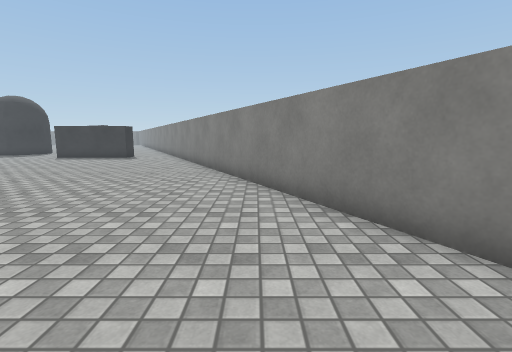
View 1 (above)

22 first-person views from a walk through a Unity game level. The camera is 1.2 m above the floor, tilts 8° down and sees 85° across. The floor is counted in squares, 1 m on a side. Each view is taken from the middle of a square. On the plan, view 1 faces up. The plan holds only what a view shows up to about 13 squares ahead; the rest is blank. The place goes on beyond the plan. Surface patterns are stand-ins for the level's own textures.

View 2
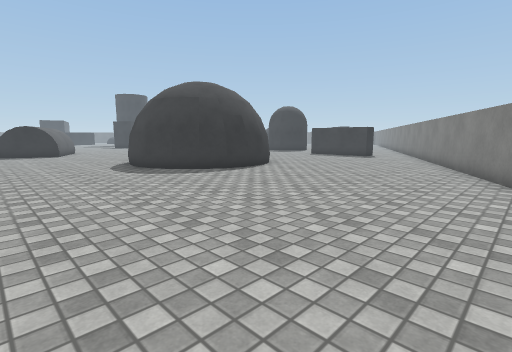

View 3
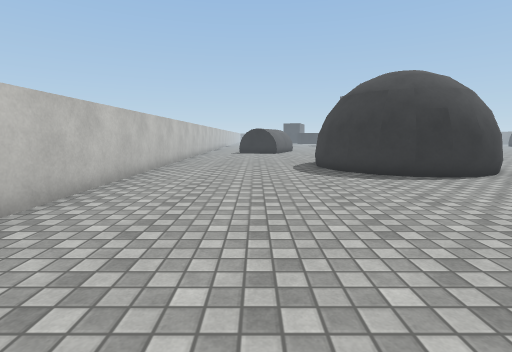

View 4
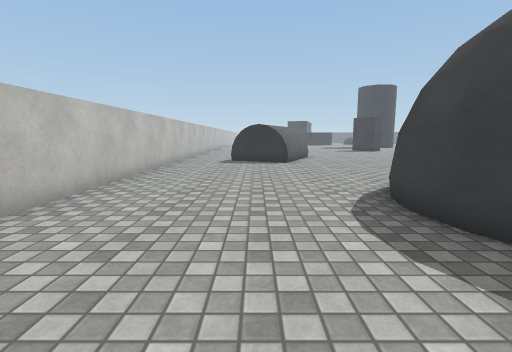

View 5
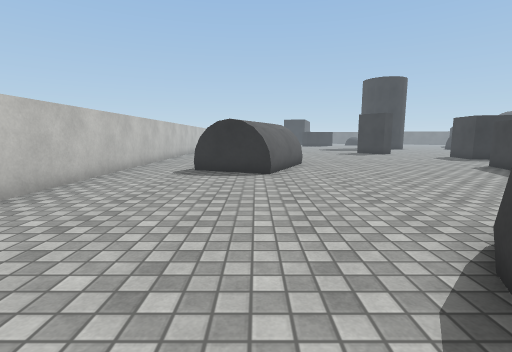

View 6
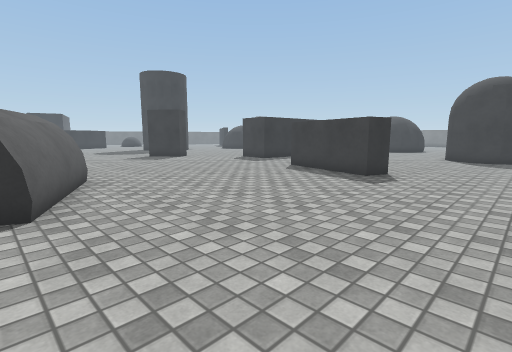

View 7
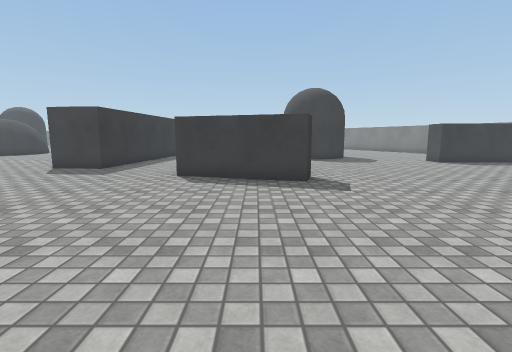

View 8
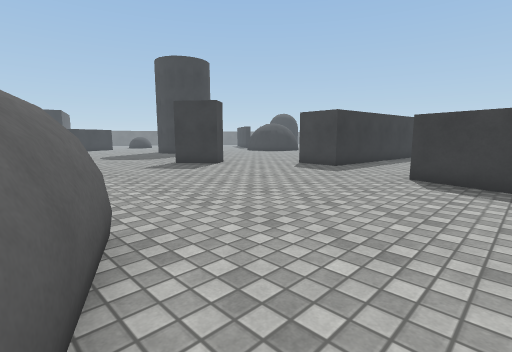

View 9
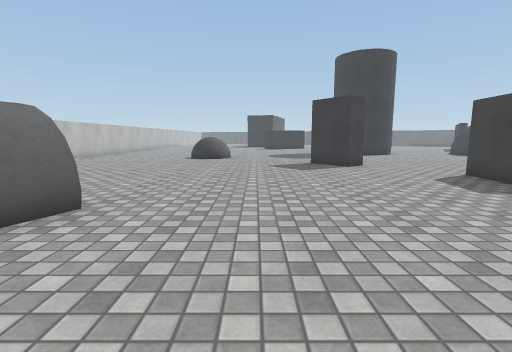

View 10
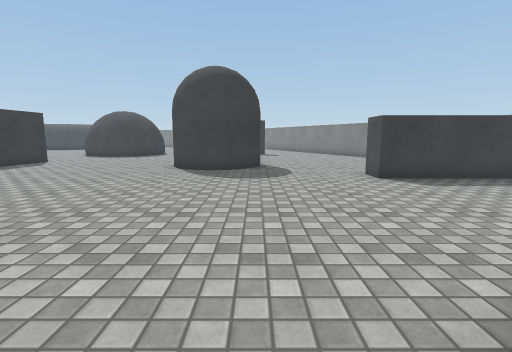

View 11
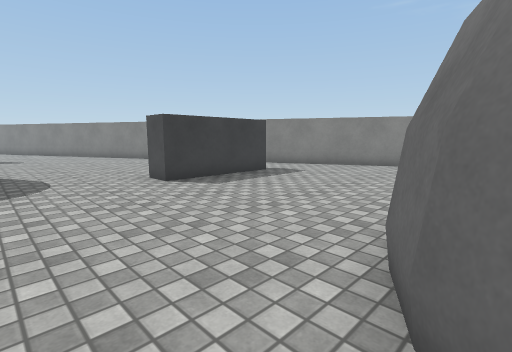

View 12
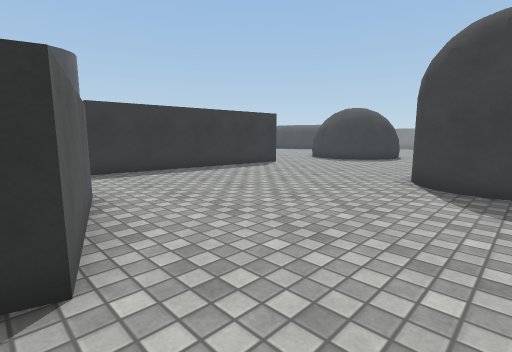

View 13
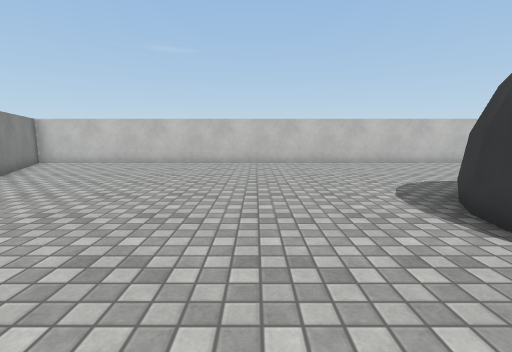

View 14
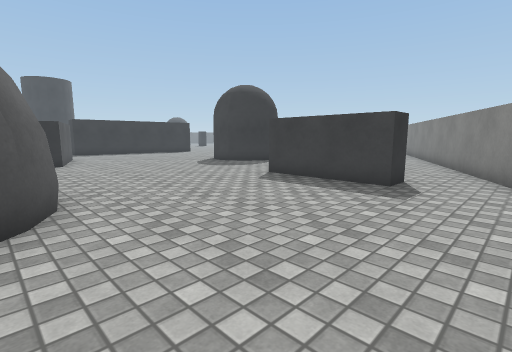

View 15
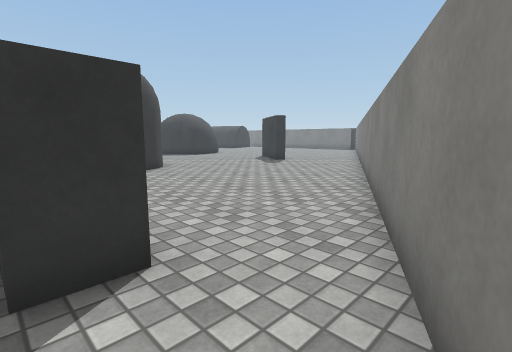

View 16
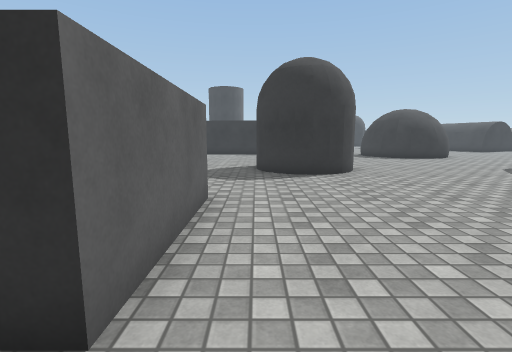

View 17
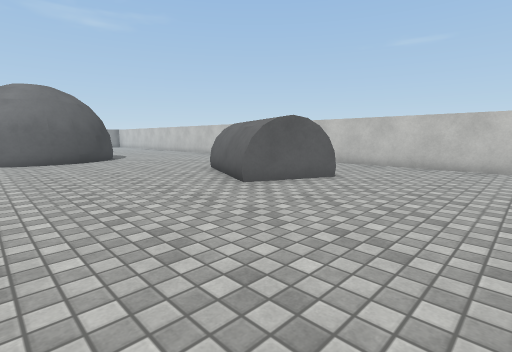

View 18
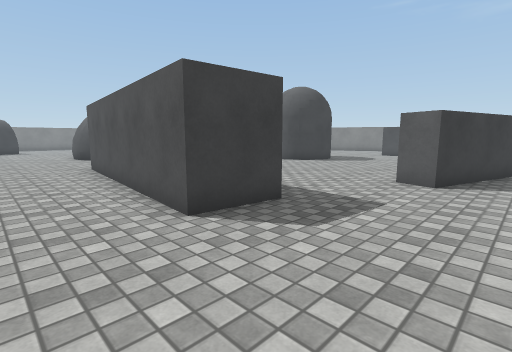

View 19
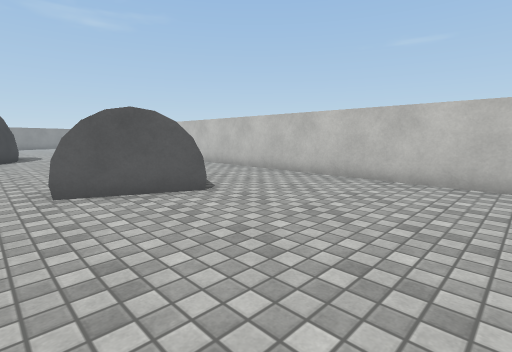

View 20
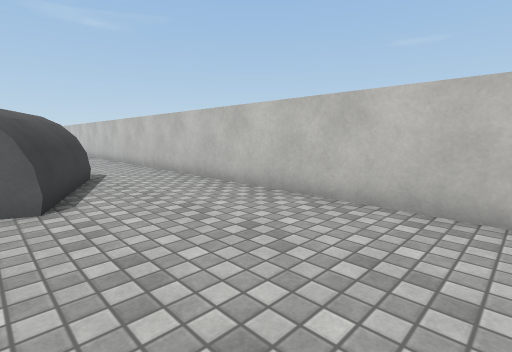

View 21
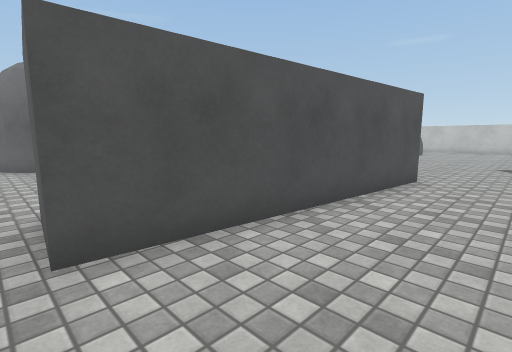

View 22
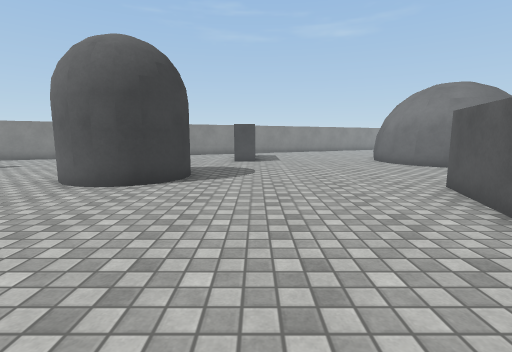

### Floor plan
Points are (right, up) in squares from view 1. A wall is a line through its corners. A room is listed if a view was taken in it or the views show most of it. See-through windows are left out.
Room 1 (views 1, 2, 3, 4, 5, 6, 7, 8, 9, 10, 11, 12, 13, 14, 15, 16, 17, 18, 19, 20, 21, 22)
walls: (-14.5, 6.8) (-14.3, 7.8) (-14, 8.5) (-13.2, 9.2) (-12.3, 9.7); (-18.6, 10.4) (-22.5, 11.6) (-22.2, 12.6) (-18.3, 11.4) (-18.6, 10.4); (-14, 5.2) (-14.4, 5.9); (-14.2, 5.1) (-14.5, 5.6) (-14.7, 6.7) (-14.5, 7.8) (-14.1, 8.6) (-13.3, 9.4) (-12.3, 9.9) (-11.8, 10); (-10.5, 9.6) (-9.8, 9.2); (-10.5, 9.9) (-9.5, 9.3) (-8.8, 8.6) (-8.4, 7.8) (-8.2, 6.7) (-8.3, 5.8) (-8.9, 4.8) (-9.5, 4.1) (-10.3, 3.7) (-11.4, 3.5) (-12.6, 3.7) (-13.5, 4.2); (-9.1, 8.5) (-8.7, 7.7); (-8.5, 7.8) (-8.3, 6.7) (-8.5, 5.9) (-8.9, 5.1) (-9.7, 4.3) (-10.6, 3.8) (-11.4, 3.7) (-12.5, 3.9) (-13, 4.2); (-20, 2.3) (-21, 0) (-24.7, 1.6) (-23.7, 3.9) (-20, 2.3); (-11.4, 16) (-11.4, 17.1) (-7.4, 17.1) (-7.4, 16) (-11.4, 16); (-15.2, 18.8) (-15.6, 18.3); (-25.8, 13.5) (-27.8, 13.7) (-27, 21.6) (-25, 21.4) (-25.8, 13.5); (-16, 21.5) (-15.5, 21.3) (-15.1, 20.8) (-14.9, 20.4) (-14.8, 19.8) (-14.9, 19.2) (-15.3, 18.5) (-16.1, 18.1) (-16.6, 18) (-17.2, 18.1) (-17.7, 18.4) (-18.1, 18.8) (-18.3, 19.3) (-18.4, 19.8) (-18.3, 20.4) (-18, 20.9) (-17.6, 21.3) (-17.2, 21.5); (-29.9, -2.8) (5, -2.8) (-7.7, 22.6)
low walls: (-23.6, 4.1) (-19.9, 2.4); (-21.1, -0.2) (-24.8, 1.4)

Where each view was taken, in squares from view 1:
view 1: 0 up, 0 right, facing up
view 2: 1 down, 0 right, facing up-left
view 3: 1 up, 0 right, facing left
view 4: 1 up, 7 left, facing left
view 5: 2 up, 11 left, facing left
view 6: 2 up, 15 left, facing up-left
view 7: 3 up, 20 left, facing up
view 8: 3 up, 20 left, facing up-left
view 9: 7 up, 19 left, facing left
view 10: 8 up, 15 left, facing up
view 11: 9 up, 15 left, facing up-right
view 12: 11 up, 16 left, facing up-left
view 13: 10 up, 5 left, facing down
view 14: 9 up, 5 left, facing up-left
view 15: 16 up, 5 left, facing up-left
view 16: 18 up, 6 left, facing left
view 17: 9 up, 29 left, facing down-right
view 18: 10 up, 30 left, facing up-right
view 19: 5 up, 30 left, facing down-right
view 20: 2 up, 30 left, facing down-right
view 21: 22 up, 30 left, facing down-right
view 22: 16 up, 25 left, facing right
